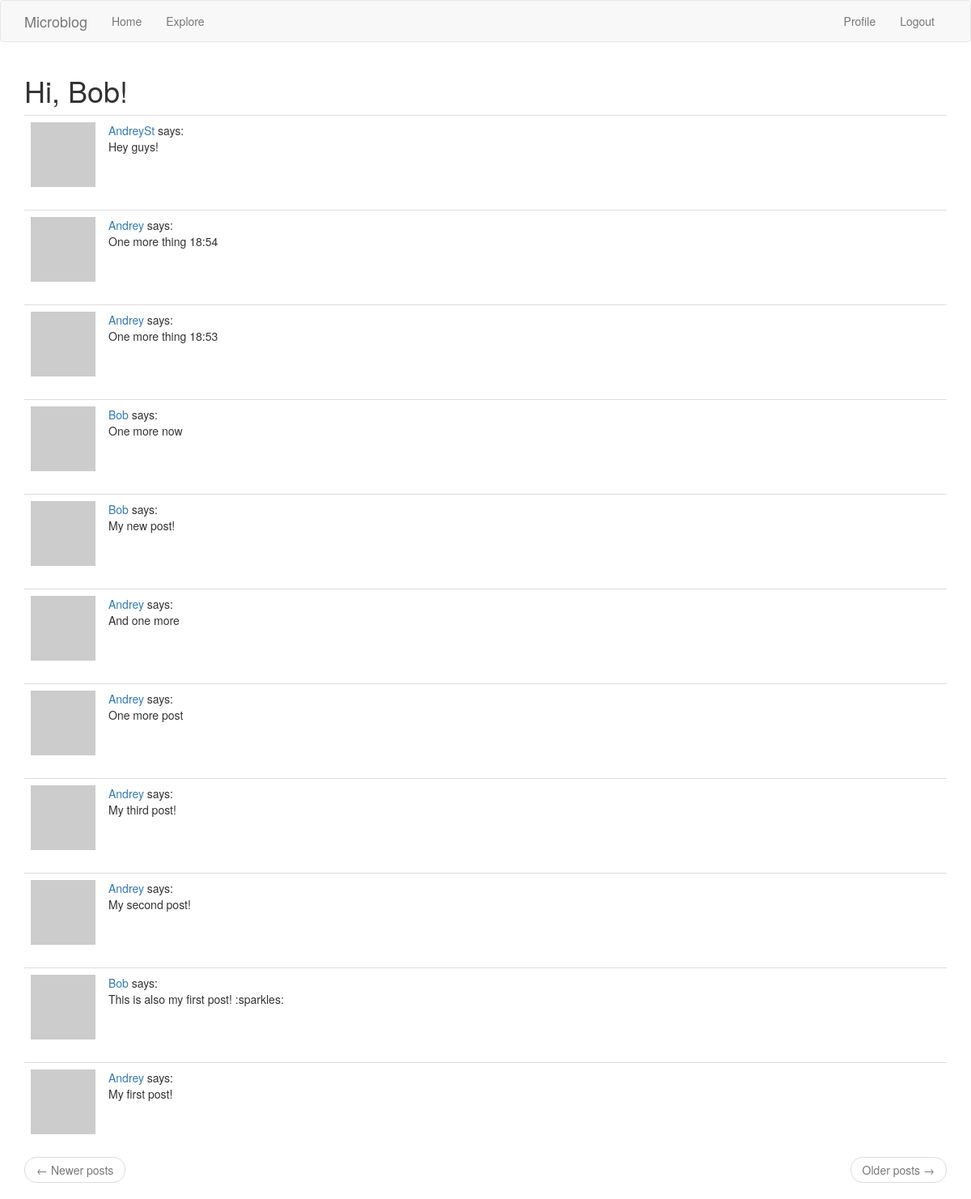
Screenshot of /explore (signed in) with the database file from the repository.
### app/models.py (models this page shows, shortened)
class User(UserMixin, db.Model):
    id = db.Column(db.Integer, primary_key=True)
    username = db.Column(db.String(64), index=True, unique=True)
    email = db.Column(db.String(120), index=True, unique=True)
    password_hash = db.Column(db.String(128))
    posts = db.relationship('Post', backref='author', lazy='dynamic')
    about_me = db.Column(db.String(140))
    last_seen = db.Column(db.DateTime, default=datetime.utcnow)
    followed = db.relationship('User', secondary=followers,
                               primaryjoin=(followers.c.follower_id == id),
                               secondaryjoin=(followers.c.followed_id == id),
                               backref=db.backref('followers', lazy='dynamic'),
                               lazy='dynamic')
    def avatar(self, size):
        digest = md5(self.email.lower().encode('utf-8')).hexdigest()
        return f'https://www.gravatar.com/avatar/{digest}?d=identicon&s={size}'

class Post(db.Model):
    id = db.Column(db.Integer, primary_key=True)
    body = db.Column(db.String(140))
    timestamp = db.Column(db.DateTime, index=True, default=datetime.utcnow)
    user_id = db.Column(db.Integer, db.ForeignKey('user.id'))

### app/routes.py (the view)
@app.route('/explore')
@login_required
def explore():
    page = request.args.get('page', 1, type=int)
    posts = Post.query.order_by(Post.timestamp.desc()).paginate(
        page, app.config['POSTS_PER_PAGE'], False
    )
    next_url = url_for('index', page=posts.next_num) \
        if posts.has_next else None
    prev_url = url_for('index', page=posts.prev_num) \
        if posts.has_prev else None
    return render_template('index.html',
                           title='Explore',
                           posts=posts.items,
                           next_url=next_url,
                           prev_url=prev_url)

### app/models.py (called while the page is built)
@login.user_loader
def load_user(id):
    return User.query.get(int(id))

### app/routes.py (called while the page is built)
@app.before_request
def before_request():
    if current_user.is_authenticated:
        current_user.last_seen = datetime.utcnow()
        db.session.commit()

### app/templates/index.html (shortened to what this page needs)
{% extends "base.html" %}
{% block app_content %}
    <h1>Hi, {{ current_user.username }}!</h1>
    {% for post in posts %}
        {% include "_post.html" %}
    {% endfor %}
    <nav aria-label="...">
        <ul class="pager">
            <li class="previous{% if not prev_url %} disabled{% endif %}">
                <a href="{{ prev_url or '#' }}">
                    <span aria-hidden="true">&larr;</span> Newer posts
                </a>
            </li>
            <li class="next{% if not next_url %} disabled{% endif %}">
                <a href="{{ next_url or '#' }}">
                    Older posts <span aria-hidden="true">&rarr;</span>
                </a>
            </li>
        </ul>
    </nav>
{% endblock %}

### app/templates/_post.html
<table class="table table-hover">
    <tr>
        <td width="70px">
            <a href="{{ url_for('user', username=post.author.username) }}">
                <img src="{{ post.author.avatar(36) }}" />
            </a>
        </td>
        <td>
            <a href="{{ url_for('user', username=post.author.username) }}">
                {{ post.author.username }}
            </a>
            says:
            <br>
            {{ post.body }}
        </td>
    </tr>
</table>

### rows the page displays
User: username "Bob"
Post: author.username "AndreySt", body "Hey guys!"
Post: author.username "Andrey", body "One more thing 18:54"
Post: author.username "Andrey", body "One more thing 18:53"
Post: author.username "Bob", body "One more now"
Post: author.username "Bob", body "My new post!"
Post: author.username "Andrey", body "And one more"
Post: author.username "Andrey", body "One more post"
Post: author.username "Andrey", body "My third post!"
Post: author.username "Andrey", body "My second post!"
Post: author.username "Bob", body "This is also my first post! :sparkles:"
Post: author.username "Andrey", body "My first post!"

### other values shown
{{ ('Home') }} "Home"
{{ ('Explore') }} "Explore"
{{ ('Profile') }} "Profile"
{{ ('Logout') }} "Logout"
